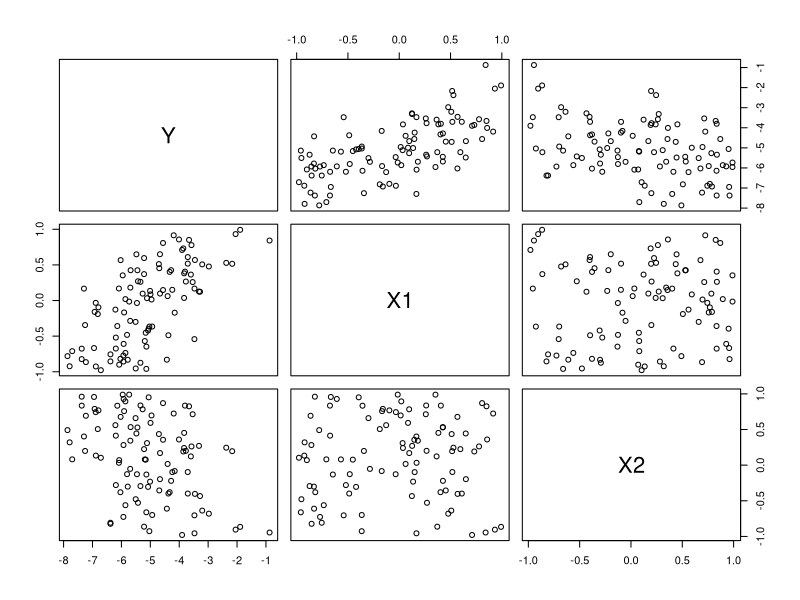

Recreate this plot in R. (Note: this script raises an error after producing the figure.)
## ---- chunk 1
set.seed(1000)
## ---- chunk 2
n = 100
beta0 = -5
beta1 = 2
beta2 = -1
X1 = runif(n,min=-1,max=1)
X2 = runif(n,min=-1,max=1)
epsilon = rnorm(n)
Y = beta0 + beta1*X1 + beta2*X2 + epsilon
## ---- chunk 3
pairs(Y ~ X1 + X2)
## ---- chunk 4
lm.fit = lm(Y ~ X1 + X2)
summary(lm.fit)
## ---- chunk 5
predict(lm.fit, newdata=data.frame(X1=0,X2=0.5))
## ---- chunk 6
# generate data
n = 100
beta0 = -5
beta1 = 2
beta2 = -1
X1 = runif(n,min=-1,max=1)
X2 = runif(n,min=-1,max=1)
epsilon = rnorm(n)
Y = beta0 + beta1*X1/(beta2+X2) + epsilon

# estimate linear regression model
lm.fit = lm(Y ~ X1 + X2)
summary(lm.fit)
## ---- chunk 7
# estimate regression tree
tree.fit = rpart(Y ~ X1 + X2)

# plot the estimated tree
plot(tree.fit, uniform=TRUE, margin=.05)
text(tree.fit)
## ---- chunk 8
# estimate regression tree
tree.fit = rpart(Y ~ X1 + X2)

# plot the estimated tree
plot(tree.fit, uniform=TRUE, margin=.05)
text(tree.fit, digits=4)
## ---- chunk 9
predict(tree.fit, newdata=data.frame(X1=0,X2=0.5))
## ---- chunk 10
n = 100
beta0 = -5
beta1 = 2
beta2 = -1
X1 = runif(n,min=-1,max=1)
X2 = runif(n,min=-1,max=1)
epsilon = rnorm(n)
Y = beta0 + beta1*X1 + beta2*X2 + epsilon
train = data.frame(Y=Y[1:70], X1=X1[1:70], X2=X2[1:70])
test = data.frame(Y=Y[71:100], X1=X1[71:100], X2=X2[71:100])
## ---- chunk 11
# estimate linear regression model
lm.fit = lm(Y ~ X1 + X2, data=train)

# estimate regression tree model
tree.fit = rpart(Y ~ X1 + X2, data=train)
## ---- chunk 12
# linear regression model
lm.predict = predict(lm.fit, newdata=test)
lm.rmse = sqrt(mean((lm.predict-test$Y)^2))
lm.rmse
## ---- chunk 13
# regression tree model
tree.predict = predict(tree.fit, newdata=test)
tree.rmse = sqrt(mean((tree.predict - test$Y)^2))
tree.rmse
## ---- chunk 14
set.seed(100)
## ---- chunk 15
n = 100
beta0 = -5
beta1 = 2
beta2 = -1
X1 = runif(n,min=-1,max=1)
X2 = runif(n,min=-1,max=1)
epsilon = rnorm(n)
Y = beta0 + beta1*X1/(beta2+X2) + epsilon
train = data.frame(Y=Y[1:70], X1=X1[1:70], X2=X2[1:70])
test = data.frame(Y=Y[71:100], X1=X1[71:100], X2=X2[71:100])
## ---- chunk 16
# linear regression model
lm.fit = lm(Y ~ X1 + X2, data=train)
lm.predict = predict(lm.fit, newdata=test)
lm.rmse = sqrt(mean((lm.predict - test$Y)^2))
lm.rmse
## ---- chunk 17
# regression tree model
tree.fit = rpart(Y ~ X1 + X2, data=train)
tree.predict = predict(tree.fit, newdata=test)
tree.rmse = sqrt(mean((tree.predict - test$Y)^2))
tree.rmse
